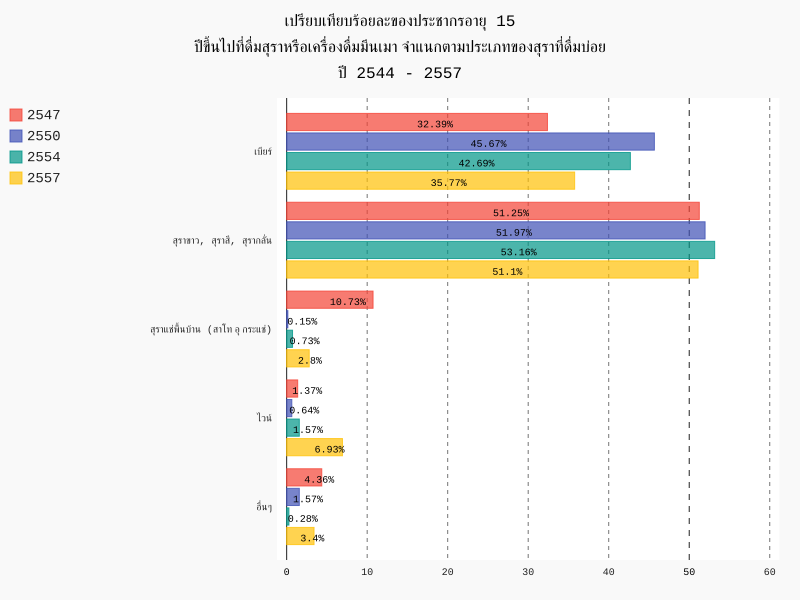

Write Python code to recreate this figure.
###เปรียบเทียบ###
import pygal
###
line_chart = pygal.HorizontalBar(print_labels=True, stack_from_top=False)
line_chart.title = 'เปรียบเทียบร้อยละของประชากรอายุ 15 ปีขึ้นไปที่ดื่มสุราหรือเครื่องดื่มมึนเมา จำแนกตามประเภทของสุราที่ดื่มบ่อย ปี 2544 - 2557'

line_chart.x_labels = ['อื่นๆ', 'ไวน์', 'สุราแช่พื้นบ้าน (สาโท อุ กระแช่)', 'สุราขาว, สุราสี, สุรากลั่น', 'เบียร์']
line_chart.y_labels = map(int, range(0, 70, 10))
line_chart.add('2547', [{'value': 4.36, 'label': '4.36%'}, {'value': 1.37, 'label': '1.37%'}, {'value': 10.73, 'label': '10.73%'}, {'value': 51.25, 'label': '51.25%'}, {'value': 32.39, 'label': '32.39%'}])
line_chart.add('2550', [{'value': 1.57, 'label': '1.57%'}, {'value': 0.64, 'label': '0.64%'}, {'value': 0.15, 'label': '0.15%'}, {'value': 51.97, 'label': '51.97%'}, {'value': 45.67, 'label': '45.67%'}])
line_chart.add('2554', [{'value': 0.28, 'label': '0.28%'}, {'value': 1.57, 'label': '1.57%'}, {'value': 0.73, 'label': '0.73%'}, {'value': 53.16, 'label': '53.16%'}, {'value': 42.69, 'label': '42.69%'}])
line_chart.add('2557', [{'value': 3.4, 'label': '3.4%'}, {'value': 6.93, 'label': '6.93%'}, {'value': 2.8, 'label': '2.8%'}, {'value': 51.1, 'label': '51.1%'}, {'value': 35.77, 'label': '35.77%'}])
line_chart.render_to_file('Compare Graph 2544-2557 - ประเภทสุรา.svg')
